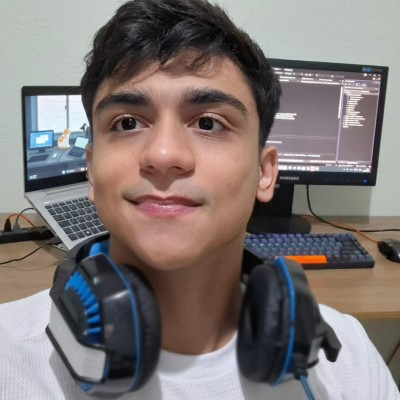
#> input picture assets/daniel-vieira.png, 400 x 400 px
$ python wallpaper.py ../assets/daniel-vieira.png ../assets/daniel-vieira.png
#> lines starting #> are read from the running program, lines starting #| are printed output that depends on the picture
"""Topographic wallpaper: contour lines of Daniel's portrait rising out of
a noisy terrain, rendered as an SVG map. Usage: python wallpaper.py avatar out.svg"""
import sys
import numpy as np
from PIL import Image, ImageFilter

W, H = 1920, 1080
CELL = 5
GW, GH = W // CELL + 1, H // CELL + 1
rng = np.random.default_rng(1105)  # fixed seed: same map every build

def smooth_noise(cells_x, cells_y, scale):
#> called with cells_x = 9, cells_y = 5, scale = 14
    small = Image.fromarray((rng.random((cells_y, cells_x)) * 255).astype('uint8'))
    big = small.resize((GW, GH), Image.BICUBIC).filter(ImageFilter.GaussianBlur(scale))
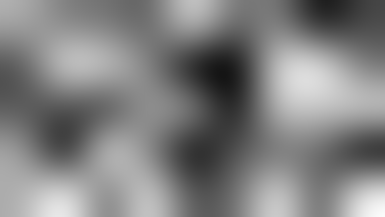
#> big: PIL image 385x217 L; min 21, max 251, mean 128.8
    a = np.asarray(big, dtype=float) / 255
    return (a - a.min()) / (a.max() - a.min())

terrain = 0.65 * smooth_noise(9, 5, 14) + 0.35 * smooth_noise(22, 12, 6)
#> call 2 of smooth_noise, with cells_x = 22, cells_y = 12, scale = 6
#> in smooth_noise (call 2), `big = small.resize((GW, GH), Image.BICUBIC).filter(ImageFilter.Gaussia..`:
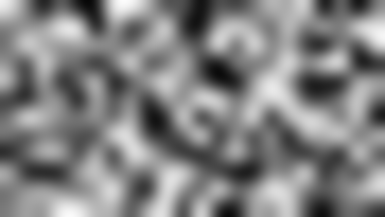
#> big: PIL image 385x217 L; min 7, max 252, mean 129.8
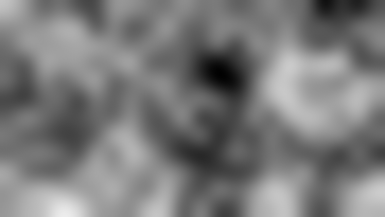
#> terrain: shape (217, 385) float64; min 0.00571, max 0.929, mean 0.48

# Portrait height field, placed to the right of the desktop icons.
SIZE = 1000                      # px on the wallpaper
cx, cy = 1330, 560               # portrait centre
cells = SIZE // CELL
img = Image.open(sys.argv[1]).convert('L').resize((cells, cells), Image.LANCZOS).filter(ImageFilter.GaussianBlur(2.4))
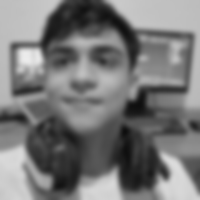
#> img: PIL image 200x200 L; min 14, max 236, mean 120
lum = np.asarray(img, dtype=float) / 255
lum = np.clip((lum - 0.08) / 0.75, 0, 1)
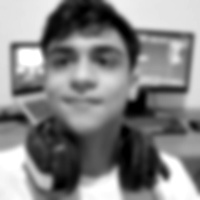
#> lum: shape (200, 200) float64; min 0, max 1, mean 0.52
yy, xx = np.mgrid[0:cells, 0:cells] / (cells - 1)
fade = np.clip(1 - ((xx - .5) ** 2 / .26 + (yy - .45) ** 2 / .33), 0, 1) ** .6
portrait = lum * fade
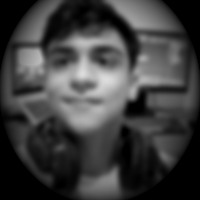
#> portrait: shape (200, 200) float64; min 0, max 0.87, mean 0.248

field = 0.30 * terrain
x0, y0 = (cx - SIZE // 2) // CELL, (cy - SIZE // 2) // CELL
ys0, xs0 = max(0, -y0), max(0, -x0)
ys1, xs1 = min(cells, GH - y0), min(cells, GW - x0)
field[y0 + ys0:y0 + ys1, x0 + xs0:x0 + xs1] += 0.9 * portrait[ys0:ys1, xs0:xs1]
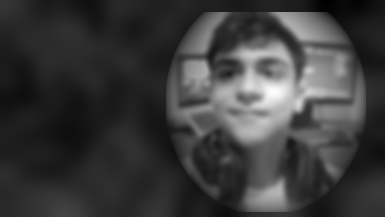
#> field: shape (217, 385) float64; min 0.0196, max 1, mean 0.251; drawn with min black and max white

def contours(f, level):
    """Marching squares, chained into polylines."""
    b = f > level
    idx = (b[:-1, :-1] * 8 + b[:-1, 1:] * 4 + b[1:, 1:] * 2 + b[1:, :-1] * 1)
    def pt(edge, i, j):
        # edges: 0 top (i,j)-(i,j+1), 1 right, 2 bottom, 3 left
        if edge == 0: a, c, p, q = f[i, j], f[i, j + 1], (j, i), (j + 1, i)
        elif edge == 1: a, c, p, q = f[i, j + 1], f[i + 1, j + 1], (j + 1, i), (j + 1, i + 1)
        elif edge == 2: a, c, p, q = f[i + 1, j], f[i + 1, j + 1], (j, i + 1), (j + 1, i + 1)
        else: a, c, p, q = f[i, j], f[i + 1, j], (j, i), (j, i + 1)
        t = (level - a) / (c - a) if c != a else .5
        return (p[0] + t * (q[0] - p[0])) * CELL, (p[1] + t * (q[1] - p[1])) * CELL
    def key(edge, i, j):
        if edge == 0: return ('h', i, j)
        if edge == 2: return ('h', i + 1, j)
        if edge == 3: return ('v', i, j)
        return ('v', i, j + 1)
    table = {1: [(3, 2)], 2: [(2, 1)], 3: [(3, 1)], 4: [(0, 1)], 6: [(0, 2)], 7: [(3, 0)],
             8: [(3, 0)], 9: [(0, 2)], 11: [(0, 1)], 12: [(3, 1)], 13: [(2, 1)], 14: [(3, 2)]}
    adj, coords = {}, {}
    for i, j in zip(*np.nonzero((idx != 0) & (idx != 15))):
        c = idx[i, j]
        if c in (5, 10):
            centre = f[i:i + 2, j:j + 2].mean() > level
            segs = [(3, 0), (2, 1)] if (c == 5) == centre else [(3, 2), (0, 1)]
        else:
            segs = table[c]
        for e1, e2 in segs:
            k1, k2 = key(e1, i, j), key(e2, i, j)
            coords.setdefault(k1, pt(e1, i, j)); coords.setdefault(k2, pt(e2, i, j))
            adj.setdefault(k1, []).append(k2); adj.setdefault(k2, []).append(k1)
    seen, lines = set(), []
    starts = [k for k, v in adj.items() if len(v) == 1] + list(adj)
    for s in starts:
        if s in seen: continue
        line, cur, prev = [s], s, None
        seen.add(s)
        while True:
            nxt = [n for n in adj[cur] if n != prev and n not in seen]
            if not nxt:
                if len(line) > 2 and s in adj[cur] and prev is not None: line.append(s)
                break
            prev, cur = cur, nxt[0]
            seen.add(cur); line.append(cur)
        if len(line) >= 4: lines.append([coords[k] for k in line])
    return lines

def chaikin(p, closed):
    out = [p[0]] if not closed else []
    for a, b in zip(p, p[1:]):
        out += [(.75 * a[0] + .25 * b[0], .75 * a[1] + .25 * b[1]), (.25 * a[0] + .75 * b[0], .25 * a[1] + .75 * b[1])]
    if not closed: out.append(p[-1])
    return out

def mix(c1, c2, t):
    a = [int(c1[i:i + 2], 16) for i in (1, 3, 5)]
    b = [int(c2[i:i + 2], 16) for i in (1, 3, 5)]
    return '#%02x%02x%02x' % tuple(round(a[k] + (b[k] - a[k]) * t) for k in range(3))

levels = np.arange(0.07, field.max(), 0.05)
#> levels = 19 values from 0.07 to 0.97
paths = []
for n, lv in enumerate(levels):
    t = n / max(1, len(levels) - 1)
    index = n % 5 == 0
    color = mix('#6b4fb0', '#b18cff', t * 2) if t < .5 else mix('#b18cff', '#74f0c4', (t - .5) * 2)
    op = .16 + .55 * t ** .8 + (.12 if index else 0)
    sw = 1.7 if index else .9
    d = []
    for line in contours(field, lv):
        if sum(abs(a[0] - b[0]) + abs(a[1] - b[1]) for a, b in zip(line, line[1:])) < 70: continue
        closed = line[0] == line[-1]
        pts = chaikin(line, closed)
        d.append('M' + ' '.join(f'{x:.1f},{y:.1f}' for x, y in pts) + ('Z' if closed else ''))
    if d:
        paths.append(f'<path d="{"".join(d)}" stroke="{color}" stroke-opacity="{op:.2f}" stroke-width="{sw}"/>')

grid = ''.join(f'<path d="M{x} 0V{H}"/>' for x in range(0, W + 1, 160)) + ''.join(f'<path d="M0 {y}H{W}"/>' for y in range(0, H + 1, 160))
ticks_lat = ''.join(f'<text x="{W - 14}" y="{y - 6}" text-anchor="end">22°{48 + i}′S</text>' for i, y in enumerate(range(160, H, 160)))
ticks_lon = ''.join(f'<text x="{x + 6}" y="{H - 14}">47°{18 - i}′W</text>' for i, x in enumerate(range(160, W, 160)))

svg = f'''<svg xmlns="http://www.w3.org/2000/svg" viewBox="0 0 {W} {H}" preserveAspectRatio="xMidYMid slice">
<!-- DanielOS wallpaper: topographic map whose highest ground is Daniel's portrait. Generated, do not edit by hand. -->
<defs>
<radialGradient id="glow" cx="{cx / W:.3f}" cy="{cy / H:.3f}" r=".55"><stop offset="0" stop-color="#2a1748"/><stop offset=".55" stop-color="#160c27"/><stop offset="1" stop-color="#0e0718"/></radialGradient>
<radialGradient id="mint" cx=".08" cy=".95" r=".5"><stop offset="0" stop-color="#74f0c4" stop-opacity=".10"/><stop offset="1" stop-color="#74f0c4" stop-opacity="0"/></radialGradient>
</defs>
<rect width="{W}" height="{H}" fill="url(#glow)"/>
<rect width="{W}" height="{H}" fill="url(#mint)"/>
<g stroke="#f5f0ff" stroke-opacity=".035" stroke-width="1">{grid}</g>
<g fill="none" stroke-linejoin="round" stroke-linecap="round">{"".join(paths)}</g>
<g font-family="JetBrains Mono, Consolas, monospace" font-size="11" fill="#8679a2" fill-opacity=".55" letter-spacing=".08em">{ticks_lat}{ticks_lon}
</g>
</svg>'''
open(sys.argv[2], 'w', encoding='utf-8').write(svg)
print(len(svg) // 1024, 'KB,', len(levels), 'levels')
#| 547 KB, 19 levels
